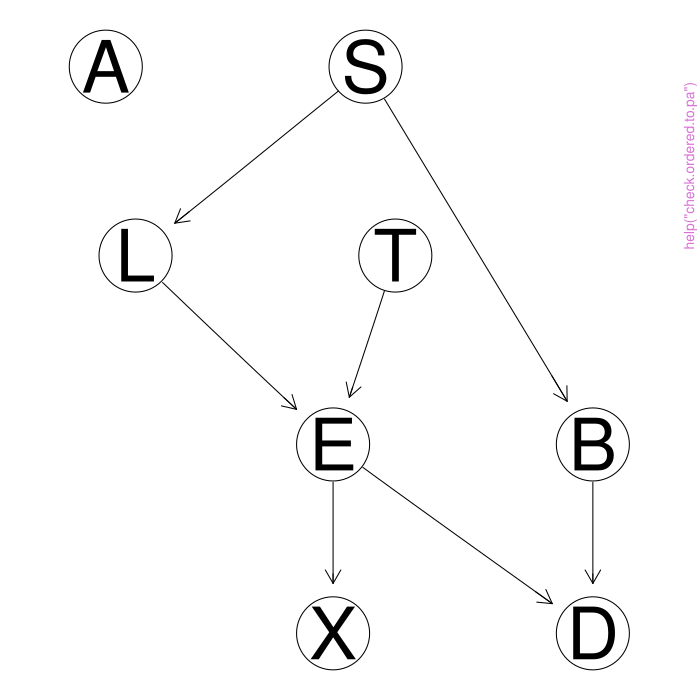

This figure's R source:
pkgname <- "bnpa"
source(file.path(R.home("share"), "R", "examples-header.R"))
options(warn = 1)
options(pager = "console")
library('bnpa')

base::assign(".oldSearch", base::search(), pos = 'CheckExEnv')
base::assign(".old_wd", base::getwd(), pos = 'CheckExEnv')
cleanEx()
nameEx("boot.strap.bn")
### * boot.strap.bn

flush(stderr()); flush(stdout())

### Name: boot.strap.bn
### Title: Executes a bootstrap during the learning of a BN structure
### Aliases: boot.strap.bn

### ** Examples

## Not run: 
##D # Clean environment
##D closeAllConnections()
##D rm(list=ls())
##D # Set enviroment
##D # setwd("to your working directory")
##D # Load packages
##D library(bnpa)
##D # Use working data sets from package
##D data(dataQualiN)
##D # Start the cluster
##D cl <- bnpa::create.cluster()
##D # Set the number of replications
##D nreplicates=1000
##D # Set the algorithm to be used
##D bn.algorithm="hc"
##D # Executes a parallel bootstrap process
##D data.bn.boot.strap=bnlearn::boot.strength(data = dataQualiN, R = nreplicates, algorithm =
##D bn.algorithm, cluster=cl, algorithm.args=list(score="bic"), cpdag = FALSE)
##D # Release the cluster
##D parallel::stopCluster(cl)
##D head(data.bn.boot.strap)
## End(Not run)



cleanEx()
nameEx("check.algorithms")
### * check.algorithms

flush(stderr()); flush(stdout())

### Name: check.algorithms
### Title: Verifies the BN learning algorithms
### Aliases: check.algorithms

### ** Examples

# Clean environment
closeAllConnections()
rm(list=ls())
# Set enviroment
# setwd("~/your working directory")
# Load packages
library(bnpa)
# Set what BN learning algorithms will be used
bn.learn.algorithms <- c("gs", "hc")
# Check these algorithms
check.algorithms(bn.learn.algorithms)



cleanEx()
nameEx("check.dichotomic.one.var")
### * check.dichotomic.one.var

flush(stderr()); flush(stdout())

### Name: check.dichotomic.one.var
### Title: Verify if one specific variable of a data set is dichotomic
### Aliases: check.dichotomic.one.var

### ** Examples

# Clean environment
closeAllConnections()
rm(list=ls())
# Set enviroment
# setwd("to your working directory")
# Load packages
library(bnpa)
# Use working data sets from package
data(dataQuantC)
head(dataQuantC)
# Show the structure of data set
str(dataQuantC)
# Set variable name
variable.name = "A"
# data set has not dichotomic variables and function will return FALSE
check.dichotomic.one.var(dataQuantC, variable.name)
# Adding dichotomic data to dataQuantC
dataQuantC$Z <- round(runif(500, min=0, max=1),0)
# Show the new structure of data set
str(dataQuantC)
# Set variable name
variable.name = "Z"
# Now data set has dichotomic variables and function will return TRUE
check.dichotomic.one.var(dataQuantC, variable.name)



cleanEx()
nameEx("check.levels.one.variable")
### * check.levels.one.variable

flush(stderr()); flush(stdout())

### Name: check.levels.one.variable
### Title: Check the levels of a categorical variable
### Aliases: check.levels.one.variable

### ** Examples

# Clean environment
closeAllConnections()
rm(list=ls())
# Set enviroment
# setwd("to your working directory")
# Load packages
library(bnpa)
# Use working data sets from package
data(dataQualiN)
head(dataQualiN)
# Adding random data to dataQualiN, function will return TRUE
dataQualiN$Z <- round(runif(500, min=0, max=1000),2)
# Converting the numeric variable into factor
dataQualiN$Z <- factor(dataQualiN$Z)
# Set the variable name to a non categorical one
variable.name = "Z"
# Count the number o levels of a specific variable
number.of.levels <- check.levels.one.variable(dataQualiN, variable.name)
number.of.levels
# Set the variable name to a categorical variable
variable.name = "A"
# Count the number o levels of a specific variable
number.of.levels <- check.levels.one.variable(dataQualiN, variable.name)
number.of.levels



cleanEx()
nameEx("check.na")
### * check.na

flush(stderr()); flush(stdout())

### Name: check.na
### Title: Verify variables with NA
### Aliases: check.na

### ** Examples

# Clean environment
closeAllConnections()
rm(list=ls())
# Set enviroment
# setwd("to your working directory")
# Load packages
library(bnpa)
# Use working data sets from package
data(dataQuantC)
head(dataQuantC)
# Adding NAs to dataQuantC # credits for the random NA code for: https://goo.gl/Xj6caY
dataQuantC <- as.data.frame(lapply(dataQuantC, function(cc) cc[ sample(c(TRUE, NA),
                             prob = c(0.85, 0.15), size = length(cc), replace = TRUE) ]))
# Checking the Nas
check.na(dataQuantC)



cleanEx()
nameEx("check.ordered.one.var")
### * check.ordered.one.var

flush(stderr()); flush(stdout())

### Name: check.ordered.one.var
### Title: Verify if one specific variable of a data set is an ordered
###   factor
### Aliases: check.ordered.one.var

### ** Examples

# Clean environment
closeAllConnections()
rm(list=ls())
# Set enviroment
# setwd("to your working directory")
# Load packages
library(bnpa)
# Use working data sets from package
data(dataQualiN)
head(dataQualiN)
# Transform variable A into ordered factor
dataQualiN$A <- ordered(dataQualiN$A)
# Check variable A and return TRUE
var.name <- "A"
check.ordered.one.var(dataQualiN, var.name)
# Check variable B and return FALSE
var.name <- "B"
check.ordered.one.var(dataQualiN, var.name)



cleanEx()
nameEx("check.ordered.to.pa")
### * check.ordered.to.pa

flush(stderr()); flush(stdout())

### Name: check.ordered.to.pa
### Title: Verifies if there are ordered factor variables to be declared in
###   the pa model building process
### Aliases: check.ordered.to.pa

### ** Examples

# Clean environment
closeAllConnections()
rm(list=ls())
# Set enviroment
# setwd("~/your working directory")
# Load packages
library(bnpa)
# Load the dataset
data(dataQualiN) # Pre-Loaded
# Build the BN structure
bn.structure<-bnlearn::hc(dataQualiN)
# Show the BN structure learned
bnlearn::graphviz.plot(bn.structure)
# Tranforms variables A and B in ordered factor
dataQualiN$A <- as.ordered(dataQualiN$A)
dataQualiN$B <- as.ordered(dataQualiN$B)
# Generates a list with variables to be ordered and exogenous variables
cat.var.to.use.in.pa <- bnpa::check.ordered.to.pa(bn.structure, dataQualiN)
# Show the variables
cat.var.to.use.in.pa



cleanEx()
nameEx("check.outliers")
### * check.outliers

flush(stderr()); flush(stdout())

### Name: check.outliers
### Title: Indentifies and gives an option to remove outliers
### Aliases: check.outliers

### ** Examples

# Clean environment
closeAllConnections()
rm(list=ls())
# Set enviroment
# setwd("to your working directory")
# Load packages
library(bnpa)
# Load the data set
data(dataQuantC) # Pre-Loaded
# Set a variable to ask before remove outlier or not
ask.before = "Y" # or ask.before = "N"
# Call the procedure to check if there are outliers
dataQuantC <- check.outliers(dataQuantC, ask.before)



cleanEx()
nameEx("check.type.one.var")
### * check.type.one.var

flush(stderr()); flush(stdout())

### Name: check.type.one.var
### Title: Verify the type of one variable
### Aliases: check.type.one.var

### ** Examples

# Clean environment
closeAllConnections()
rm(list=ls())
# Set enviroment
# setwd("to your working directory")
# Load packages
library(bnpa)
# Use working data sets from package
data(dataQuantC)
head(dataQuantC)
# Adding random data to dataQuantC, function will return TRUE
dataQuantC$Z <- round(runif(500, min=0, max=1000),2)
# Converting the numeric variable into factor
dataQuantC$Z <- factor(dataQuantC$Z)
# Check and return a numeric value correspondig to the variable type
# Set the variable name
variable.name = "A"
# identify the type
check.type.one.var(dataQuantC, show.message=0, variable.name)
# Set the variable name
variable.name = "Z"
# identify the type
check.type.one.var(dataQuantC, show.message=0, variable.name)



cleanEx()
nameEx("check.types")
### * check.types

flush(stderr()); flush(stdout())

### Name: check.types
### Title: Verify types of variable
### Aliases: check.types

### ** Examples

# Clean environment
closeAllConnections()
rm(list=ls())
# Set enviroment
# setwd("to your working directory")
# Load packages
library(bnpa)
# Use working data sets from package
data(dataQuantC)
# Show first lines of data set
head(dataQuantC)
# Check and return a numeric value
show.message <- 1
bnpa::check.types(dataQuantC, show.message)
# Adding random data to dataQuantC, function will return TRUE
dataQuantC$Z <- round(runif(500, min=0, max=1000),2)
# Converting the numeric variable into factor
dataQuantC$Z <- factor(dataQuantC$Z)
# Check and return a numeric value correspondig to: 1=integer, 2=numeric, 3=factor, 4=integer and
# numeric, 5=integer and  factor, 6=numeric and factor or 7=integer, numeric and factor.
show.message <- 1
bnpa::check.types(dataQuantC, show.message)
# Supressing the message
show.message <- 0
bnpa::check.types(dataQuantC, show.message)



cleanEx()
nameEx("check.variables.to.be.ordered")
### * check.variables.to.be.ordered

flush(stderr()); flush(stdout())

### Name: check.variables.to.be.ordered
### Title: Check if the variables need to be ordered
### Aliases: check.variables.to.be.ordered

### ** Examples

# Clean environment
closeAllConnections()
rm(list=ls())
# Set enviroment
# setwd("to your working directory")
# Load packages
library(bnpa)
# Use working data sets from package
data(dataQualiN)
# Show first lines of data set
head(dataQualiN)
# Insert categorical variables with more than 2 levels
dataQualiN$test.variable[dataQualiN$A == "yes"] <- "low"
dataQualiN$test.variable[dataQualiN$B == "yes"] <- "medium"
dataQualiN$test.variable[dataQualiN$X == "yes"] <- "high"
# Transform it to factor variable
dataQualiN$test.variable <- as.factor(dataQualiN$test.variable)
# Check the necessity to transform in ordered variables
bnpa::check.variables.to.be.ordered(dataQualiN)



cleanEx()
nameEx("convert.confusion.matrix")
### * convert.confusion.matrix

flush(stderr()); flush(stdout())

### Name: convert.confusion.matrix
### Title: Converts the position of any element of confusion matrix to VP,
###   FP, FN, VN
### Aliases: convert.confusion.matrix

### ** Examples

# Clean environment
closeAllConnections()
rm(list=ls())
# Set enviroment
# setwd("to your working directory")
# Load packages
library(bnpa)
# Creates a confusion matrix
confusion.matrix <-matrix(c(12395, 4, 377, 1), nrow=2, ncol=2, byrow=TRUE)
# Creates a vector with the position of VP, FP, FN, VN
cm.position <- c(4,3,2,1)
# Shows the original confusion matrix
confusion.matrix
# Converts the confusion matrix
confusion.matrix <- convert.confusion.matrix(confusion.matrix, cm.position)
# Shows the converted confusion matrix
confusion.matrix



cleanEx()
nameEx("create.cluster")
### * create.cluster

flush(stderr()); flush(stdout())

### Name: create.cluster
### Title: Create a Parallel Socket Cluster
### Aliases: create.cluster

### ** Examples

## Not run: 
##D ## Clean environment
##D closeAllConnections()
##D rm(list=ls())
##D # Set enviroment
##D # setwd("to your working directory")
##D # Load packages
##D library(bnpa)
##D # Use working data sets from package
##D data(dataQualiN)
##D # Start the cluster
##D cl <- bnpa::create.cluster()
##D # Set the number of replications
##D R=1000
##D # Set the algorithm to be used
##D algorithm="hc"
##D # Executes a parallel bootstrap process
##D data.bn.boot.strap=boot.strength(data=dataQualiN,R,algorithm,cluster=cl,
##D                                 algorithm.args=list(score="bic"),cpdag = FALSE)
##D # Release the cluster
##D parallel::stopCluster(cl)
## End(Not run)



cleanEx()
nameEx("create.dummies")
### * create.dummies

flush(stderr()); flush(stdout())

### Name: create.dummies
### Title: Creates dummy variables in the data set and remove master
###   variables
### Aliases: create.dummies

### ** Examples

# Clean environment
closeAllConnections()
rm(list=ls())
# Set enviroment
# setwd("to your working directory")
# Load packages
library(bnpa)
# Use working data sets from package
data(dataQualiN)
# Show the structure before
str(dataQualiN)
# Set possible dummy variables
dummy.vars <- c("A", "B")
# Create dummies
dataQualiN <- bnpa::create.dummies(dataQualiN, dummy.vars)
# Show the structure before
str(dataQualiN)



cleanEx()
nameEx("gera.bn.structure")
### * gera.bn.structure

flush(stderr()); flush(stdout())

### Name: gera.bn.structure
### Title: Learn the Bayesian Network structure from data and build a PA
###   model
### Aliases: gera.bn.structure

### ** Examples

## Not run: 
##D # Clean environment
##D closeAllConnections()
##D rm(list=ls())
##D # Set environment
##D # setwd("To your working directory")
##D # Load packages
##D library(bnpa)
##D # Load Data
##D data(dataQualiN)
##D # Set variables to work
##D nreplicates = 1000
##D white.list <- NULL
##D black.list <- "L-T"
##D cb.algorithms = c("gs")
##D sb.algorithms = c("hc")
##D cb.tests = "jt"
##D sb.tests = "aic"
##D optimized.option="FALSE"
##D outcome.var = "E"
##D build.pa = 0
##D # Learn the BN from data and save results (data & images)
##D gera.bn.structure(dataQualiN, white.list, black.list, nreplicates, cb.algorithms,sb.algorithms,
##D                  cb.tests, sb.tests, optimized.option, outcome.var, build.pa)
## End(Not run)



cleanEx()
nameEx("gera.pa")
### * gera.pa

flush(stderr()); flush(stdout())

### Name: gera.pa
### Title: Generates a PA model
### Aliases: gera.pa

### ** Examples

## Not run: 
##D # Clean environment
##D closeAllConnections()
##D rm(list=ls())
##D # Set enviroment
##D # setwd("To your working directory")
##D # Load packages
##D library(bnpa)
##D # Load data sets from package
##D data(dataQualiN)
##D # Show first lines
##D head(dataQualiN)
##D # Learn BN structure
##D bn.structure <- bnlearn::hc(dataQualiN)
##D bnlearn::graphviz.plot(bn.structure)
##D # Set variables
##D pa.name<-"docPAHC"
##D pa.imgname<-"imgPAHC"
##D bn.algorithm<-"hc"
##D bn.score.test<-"aic-g"
##D outcome.var<-"D"
##D # Generates the PA model from bn structure
##D gera.pa(bn.structure, dataQualiN, pa.name, pa.imgname, bn.algorithm, bn.score.test, outcome.var)
## End(Not run)



cleanEx()
nameEx("gera.pa.model")
### * gera.pa.model

flush(stderr()); flush(stdout())

### Name: gera.pa.model
### Title: Generates PA input model
### Aliases: gera.pa.model

### ** Examples

# Clean environment
closeAllConnections()
rm(list=ls())
# Set enviroment
# setwd("To your working directory")
# Load packages
library(bnpa)
library(bnlearn)
# load data sets from package
data(dataQualiN)
# Show first lines
head(dataQualiN)
# Learn BN structure
bn.structure <- hc(dataQualiN)
bnlearn::graphviz.plot(bn.structure)
# Set variables
# Generates the PA model from bn structure
pa.model <- gera.pa.model(bn.structure, dataQualiN)
pa.model



cleanEx()
nameEx("mount.wl.bl.list")
### * mount.wl.bl.list

flush(stderr()); flush(stdout())

### Name: mount.wl.bl.list
### Title: Mounts a white or black list
### Aliases: mount.wl.bl.list

### ** Examples

# Clean environment
closeAllConnections()
rm(list=ls())
# Set enviroment
# setwd("To your working directory")
# Load packages
library(bnpa)
library(bnlearn)
# Load data sets from package
data(dataQuantC)
# Show the first lines of data
head(dataQuantC)
# Learn the BN structure without black and white list
bn.structure <- hc(dataQuantC)
# Split graph panel in 2 columns
par(mfrow=c(1,2))
# Show the BN structure
bnlearn::graphviz.plot(bn.structure)
# Mounting the black list
black.list <- ("A-C,D-F")
black.list <- mount.wl.bl.list(black.list)
black.list
white.list <- ("A-B,D-G")
white.list <- mount.wl.bl.list(white.list)
white.list
# Learn the BN structure with black and white list
bn.structure <- hc(dataQuantC, whitelist = white.list, blacklist = black.list)
# Show the BN structure
bnlearn::graphviz.plot(bn.structure)



graphics::par(get("par.postscript", pos = 'CheckExEnv'))
cleanEx()
nameEx("outcome.predictor.var")
### * outcome.predictor.var

flush(stderr()); flush(stdout())

### Name: outcome.predictor.var
### Title: Builds a black list of predictor and/or outcome variable
### Aliases: outcome.predictor.var

### ** Examples

# Clean environment
closeAllConnections()
rm(list=ls())
# Set enviroment
# setwd("To your working directory")
# Load packages
library(bnpa)
library(bnlearn)
# Load data sets from package
data(dataQuantC)
# Show first lines
head(dataQuantC)
# Create an empty list or fill it before start
black.list <- ""
# Setting the type of var as typical "outcome" what means it will not point to any var
type.var <- "o"
# Setting variable "A" as "outcome" will create a black from this variable to all others
var.name <- "A"
# Creating the black list
black.list <- outcome.predictor.var(dataQuantC, var.name, type.var, black.list)
black.list
# Setting the type of var as typical "predictor" it will not be pointed from any other var
type.var <- "p"
# Setting variable "D" as "predictor" will create a blacklist from all others to it
var.name <- "D"
# Creating the black list
black.list <- outcome.predictor.var(dataQuantC, var.name, type.var, black.list)
black.list



cleanEx()
nameEx("preprocess.outliers")
### * preprocess.outliers

flush(stderr()); flush(stdout())

### Name: preprocess.outliers
### Title: Extract information of outliers
### Aliases: preprocess.outliers

### ** Examples

# Clean environment
closeAllConnections()
rm(list=ls())
# Set enviroment
# setwd("to your working directory")
# Load packages
library(bnpa)
# Load data sets from package
data(dataQuantC)
# Set parameters to function
variable.content <- dataQuantC$A
variable.name <- "A"
# Preprocess information
preprocess.information <- preprocess.outliers(dataQuantC, variable.content, variable.name)
num.outliers <- preprocess.information[[1]]
variable.content <- preprocess.information[[2]]
mean.of.outliers <- preprocess.information[[3]]



cleanEx()
nameEx("transf.into.ordinal")
### * transf.into.ordinal

flush(stderr()); flush(stdout())

### Name: transf.into.ordinal
### Title: Transform categorical variables into ordinal
### Aliases: transf.into.ordinal

### ** Examples

# Clean environment
closeAllConnections()
rm(list=ls())
# Set enviroment
# setwd("to your working directory")
# Load packages
library(bnpa)
#Load Data
data(dataQualiN)
# Transform all variables into ordinal
dataQualiN <- bnpa::transf.into.ordinal(dataQualiN)
str(dataQualiN)



### * <FOOTER>
###
cleanEx()
options(digits = 7L)
base::cat("Time elapsed: ", proc.time() - base::get("ptime", pos = 'CheckExEnv'),"\n")
grDevices::dev.off()
###
### Local variables: ***
### mode: outline-minor ***
### outline-regexp: "\\(> \\)?### [*]+" ***
### End: ***
quit('no')
